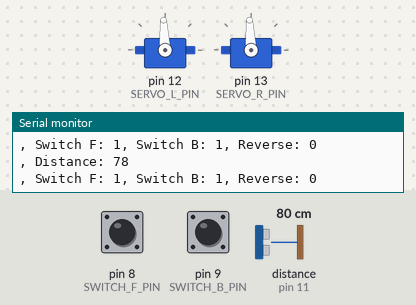
A sketch run on a simulated Arduino Uno, built with avr-gcc and run on an emulated ATmega328P. On the bench: 2 × servo, the last lines printed to the serial monitor. Wiring (inferred from the names in the program): ultrasonic range finder: trigger pin 10; echo pin 11. The inputs (shaded band) are chosen by the test bench; at power-on: pin 8 (SWITCH_F_PIN) HIGH, pin 9 (SWITCH_B_PIN) HIGH, distance to the obstacle (sensor on pin 11) 80 cm. The echo pulse lasts 58.3 µs per cm.

Above: at 3.2 s.
3.3 s: pin 8 (SWITCH_F_PIN) pulled LOW for 0.15 s
At 5.8 s:
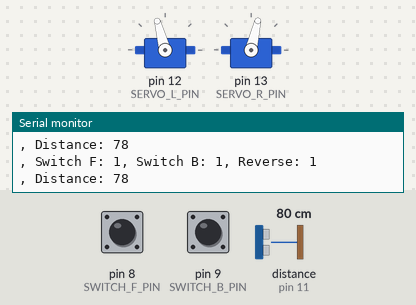
6.4 s: pin 9 (SWITCH_B_PIN) pulled LOW for 0.15 s
At 9.8 s:
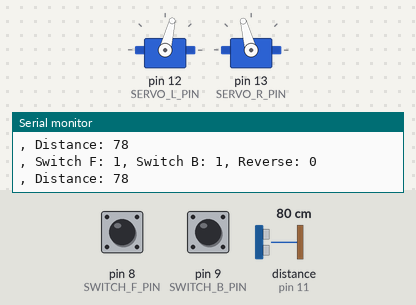
12.5 s: distance to the obstacle (sensor on pin 11) set to 250 cm
15.5 s: distance to the obstacle (sensor on pin 11) set to 157 cm
18.5 s: distance to the obstacle (sensor on pin 11) set to 148 cm
At 20.7 s:
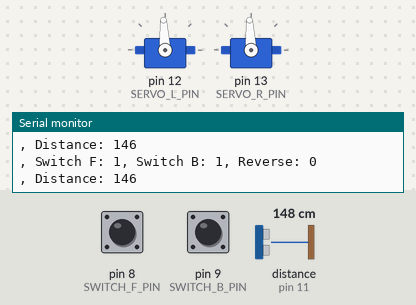
Timing chart, 0 to 22.2 s (numbered marks = the images above; inputs shaded):
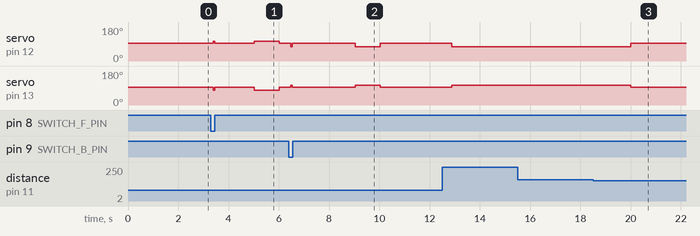

Measured:
- after the input at 18.5 s, servo on pin 12 (SERVO_L_PIN): 76° → 93° after 1.5 s; servo on pin 13 (SERVO_R_PIN): 105° → 93° after 1.5 s

The sketch:

defending_robot.ino
```cpp
/*
Wiring Diagram for QTI Sensors:
Arduino          Sensor
D7               QTI3 - Left
D6               QTI2 - Mid
D5               QTI1 - Right

Wiring Diagram for Switches
D8               Front Switch
D9               Back Switch

Wiring Diagram for Ultrasound Sensor
D10              Trig
D11              Echo

Wiring Diagram for Servos:
Arduino          Servo
D13              Left servo
D12              Right servo
*/

#include <Servo.h>

//#define NDEBUG
//#define ENABLE_CALIBRATION
//#define ENABLE_QTI
#define ENABLE_ULTRASND
#define ENABLE_TRACK_TIMEOUT

const int BASE_SPEED = 130; // microseconds
const int LEFT_DIFFERENTIAL = 0.3*BASE_SPEED; // microseconds
const int REVERSE_BIAS = 0.28*BASE_SPEED;
const int TURN = 25; // microseconds
const int BASE_FREQ = 1500; // microseconds
const int MAX_DISTANCE = 150; //cm
const int QTI_CHARGE_TIME = 800; // microseconds
const int QTI_DISCHARGE_TIME = 800; // microseconds
const int STARTUP_DELAY = 2000; // milliseconds
const unsigned long DEBOUNCE_DELAY = 1; // milliseconds
const unsigned DISTANCE_ARRAY_SIZE = 16;
const unsigned long TRACK_TIMEOUT = 3000; // milliseconds
const unsigned long TRACK_MOVEMENT_DURATION = 1000; // milliseconds

const int TRIG_PIN = 10;
const int ECHO_PIN = 11;
const int SERVO_L_PIN = 12;
const int SERVO_R_PIN = 13;

const int SWITCH_F_PIN = 8;
const int SWITCH_B_PIN = 9;

#ifdef ENABLE_TRACK_TIMEOUT
class Timer {
public:
  Timer(const unsigned long& timeout) : m_timeout(timeout) {}
  void start() {
    m_started = millis();
    m_running = true;
    return;
  }

  void stop() {
    m_running = false;
  }

  bool running() {
    return m_running;
  }

  bool expired() {
    if(millis()-m_started >= m_timeout) {
      return true;
    }
    else {
      return false;
    }
  }

private:
  unsigned long m_timeout;
  unsigned long m_started;
  bool m_running;
};
#endif

class Switch {
public:
  Switch(int pin) : m_pin(pin), m_switchState(HIGH),
                    m_lastSwitchState(HIGH), m_lastDebounceTime(0) {}
  bool state() {
    bool switchReading = digitalRead(m_pin);
    if(switchReading != m_lastSwitchState) {
      // reset the debouncing timer
      m_lastDebounceTime = millis();
    }
    if((millis() - m_lastDebounceTime) > DEBOUNCE_DELAY) {
      if(switchReading != m_switchState) {
        m_switchState = switchReading;
      }
    }
    m_lastSwitchState = switchReading;
    return m_switchState;
  }
private:
  int m_pin;
  bool m_switchState;
  bool m_lastSwitchState;
  unsigned long m_lastDebounceTime = 0;
};

Switch switchFront(SWITCH_F_PIN);
Switch switchBack(SWITCH_B_PIN);

#ifdef ENABLE_TRACK_TIMEOUT
Timer timer(TRACK_TIMEOUT);
#endif

bool reverse = false;

#ifdef ENABLE_ULTRASND
// use an average for distance to act as a low-pass filter
int distances[DISTANCE_ARRAY_SIZE];
int currentDistance = 0;
#endif

Servo servoL;
Servo servoR;

#ifdef ENABLE_CALIBRATION
void calibrationSequence() {
  stop();
  delay(3000);
  forward();
  delay(3000);
  stop();
  delay(1000);
  reverse=true;
  forward();
  delay(3000);
  stop();
  while(true);
}
#endif

void stop() {
  servoL.writeMicroseconds(BASE_FREQ);
  servoR.writeMicroseconds(BASE_FREQ);
}

void forward() {
  if(reverse) {
    servoL.writeMicroseconds(BASE_FREQ + BASE_SPEED + REVERSE_BIAS - LEFT_DIFFERENTIAL);
    servoR.writeMicroseconds(BASE_FREQ - BASE_SPEED - REVERSE_BIAS);
  }
  else {
    servoL.writeMicroseconds(BASE_FREQ - BASE_SPEED - LEFT_DIFFERENTIAL);
    servoR.writeMicroseconds(BASE_FREQ + BASE_SPEED);
  }
}

void turnLeft(int amount) {
  if(reverse) {
    servoL.writeMicroseconds(BASE_FREQ + BASE_SPEED + REVERSE_BIAS - LEFT_DIFFERENTIAL);
    servoR.writeMicroseconds(BASE_FREQ - BASE_SPEED - REVERSE_BIAS + amount*TURN);
  }
  else {
    servoL.writeMicroseconds(BASE_FREQ - BASE_SPEED - LEFT_DIFFERENTIAL + amount*TURN);
    servoR.writeMicroseconds(BASE_FREQ + BASE_SPEED);
  }
}

void turnRight(int amount) {
  if(reverse) {
    servoL.writeMicroseconds(BASE_FREQ + BASE_SPEED + REVERSE_BIAS - LEFT_DIFFERENTIAL - amount*TURN);
    servoR.writeMicroseconds(BASE_FREQ - BASE_SPEED - REVERSE_BIAS);
  }
  else {
    servoL.writeMicroseconds(BASE_FREQ - BASE_SPEED - LEFT_DIFFERENTIAL);
    servoR.writeMicroseconds(BASE_FREQ + BASE_SPEED - amount*TURN);
  }
}

#ifdef ENABLE_ULTRASND
 int sensorDistance() {
  digitalWrite(TRIG_PIN, LOW);
  delayMicroseconds(2);
  digitalWrite(TRIG_PIN, HIGH);
  delayMicroseconds(10);
  digitalWrite(TRIG_PIN, LOW);
  // sound wave travel time in microseconds
  long duration = pulseIn(ECHO_PIN, HIGH);
  int distance = duration*0.034/2; // cm
  currentDistance = (currentDistance+1)%DISTANCE_ARRAY_SIZE;
  distances[currentDistance] = distance;
  int averageDistance = 0;
  for(int i=0; i<DISTANCE_ARRAY_SIZE; ++i) {
    averageDistance += distances[i];
  }
  return averageDistance/DISTANCE_ARRAY_SIZE;
 }
 #endif

void setup()
{
#ifndef NDEBUG
  Serial.begin(9600);
 #endif

  servoL.attach(SERVO_L_PIN);
  servoR.attach(SERVO_R_PIN);
  pinMode(SWITCH_F_PIN, INPUT_PULLUP);
  pinMode(SWITCH_B_PIN, INPUT_PULLUP);
  stop();
  delay(STARTUP_DELAY);

#ifdef ENABLE_ULTRASND
  pinMode(TRIG_PIN, OUTPUT);
  pinMode(ECHO_PIN, INPUT);
  for(int i=0; i<DISTANCE_ARRAY_SIZE; ++i) {
    distances[i] = 0;
  }
#endif

#ifdef ENABLE_CALIBRATION
  calibrationSequence();
#endif
}

void loop()
{
#ifdef ENABLE_QTI
  DDRD |= B11110000;                     // Set direction of Arduino pins D4-D7 as OUTPUT
  PORTD |= B11110000;                    // Set level of Arduino pins D4-D7 to HIGH
  delayMicroseconds(QTI_CHARGE_TIME);    // Charge capacitor in QTI module
  DDRD &= B00001111;                     // Set direction of pins D4-D7 as INPUT
  PORTD &= B00001111;                    // Set level of pins D4-D7 to LOW
  delayMicroseconds(QTI_DISCHARGE_TIME); // Discharge capacitor in QTI module
  uint16_t pins = PIND;                  // Get values of pins D0-D7
  pins >>= 5U;                           // Keep only pins D5-D7

#ifndef NDEBUG
  Serial.print("Pins: ");
  Serial.print((bool)(pins & B0100));
  Serial.print((bool)(pins & B0010));
  Serial.print((bool)(pins & B0001));
#endif
#endif

  bool switchFrontReading = switchFront.state();
  bool switchBackReading = switchBack.state();
  if(switchFrontReading == LOW && switchBackReading == LOW) {
    stop();
  }
  else if(switchFrontReading == LOW) {
    stop();
    if(!reverse) {
      reverse = true;
      forward();
      delay(DEBOUNCE_DELAY);
    }
  }
  else if(switchBackReading == LOW) {
    stop();
    if(reverse){
      reverse = false;
      forward();
      delay(DEBOUNCE_DELAY);
    }
  }

#ifndef NDEBUG
  Serial.print(", Switch F: ");
  Serial.print(switchFrontReading);
  Serial.print(", Switch B: ");
  Serial.print(switchBackReading);
  Serial.print(", Reverse: ");
  Serial.println(reverse);
#endif

#ifdef ENABLE_ULTRASND
  int distance = sensorDistance();

 #ifndef NDEBUG
  Serial.print(", Distance: ");
  Serial.println(distance);
 #endif

  if(distance < MAX_DISTANCE) {
    stop();
#ifdef ENABLE_TRACK_TIMEOUT
    if(!timer.running()) {
      timer.start();
    }
    else if(timer.expired()) {
      timer.stop();
      forward();
      delay(TRACK_MOVEMENT_DURATION);
    }
#endif
    return;
  }
#endif //ENABLE_ULTRASND

  if(switchFrontReading == HIGH && switchBackReading == HIGH) {
#ifndef ENABLE_QTI
    forward();
#else
    switch(pins) {
      case B100:
        if(reverse)
          turnLeft(1);
        else
          turnRight(1);
        break;
      case B110:
        if(reverse)
          turnLeft(1);
        else
          turnRight(1);
        break;
      case B010:
        forward();
        break;
      case B001:
        if(reverse)
          turnRight(1);
        else
          turnLeft(1);
        break;
      case B011:
        if(reverse)
          turnRight(1);
        else
          turnLeft(1);
        break;
      case B111:
        stop();
        break;
      default:
        forward();
    }
#endif //ENABLE_QTI
  }
}
```
